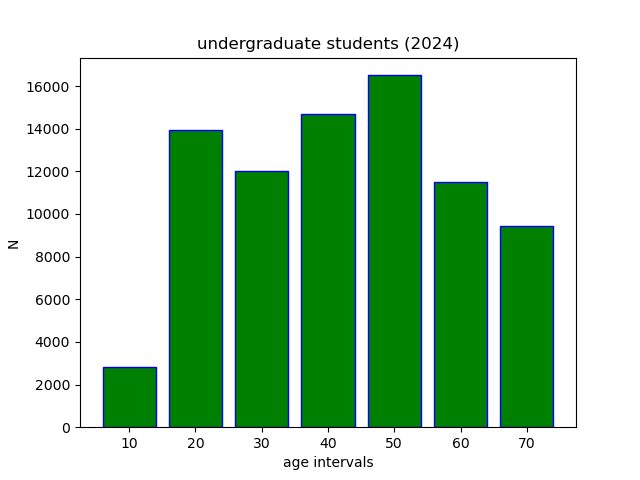

Source code (Python):
"""c14_6.py"""

import matplotlib.pyplot as plt

x = ["10", "20", "30", "40", "50", "60", "70"]
y = [2847, 13953, 11994, 14685, 16510, 11504, 9448]

fig, ax = plt.subplots()
ax.bar(x=x, height=y, color='green', edgecolor='blue', \
         linewidth=1)
ax.set_title("undergraduate students (2024)")
ax.set_xlabel("age intervals")
ax.set_ylabel("N")
# plt.show()
plt.savefig("c14_6.png")
